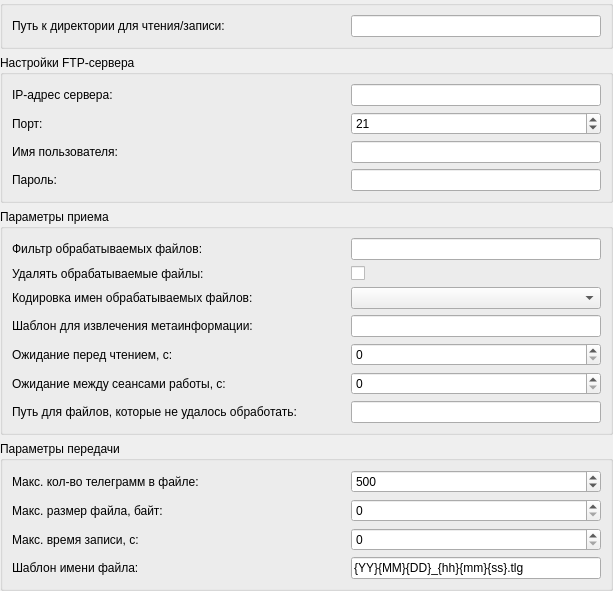
<?xml version="1.0" encoding="UTF-8"?>
<ui version="4.0">
 <class>FtpStreamOptions</class>
 <widget class="QWidget" name="FtpStreamOptions">
  <property name="geometry">
   <rect>
    <x>0</x>
    <y>0</y>
    <width>613</width>
    <height>544</height>
   </rect>
  </property>
  <property name="windowTitle">
   <string>Настройки ftp канала</string>
  </property>
  <layout class="QGridLayout" name="gridLayout_10">
   <property name="margin">
    <number>0</number>
   </property>
   <item row="0" column="0" rowspan="2" colspan="2">
    <layout class="QGridLayout" name="gridLayout_9">
     <item row="1" column="0">
      <widget class="QGroupBox" name="groupBoxFtpSrv">
       <property name="title">
        <string>Настройки FTP-сервера</string>
       </property>
       <layout class="QGridLayout" name="gridLayout_2">
        <item row="0" column="0">
         <layout class="QGridLayout" name="gridLayout">
          <item row="0" column="0">
           <widget class="QLabel" name="textLabel1_2">
            <property name="enabled">
             <bool>true</bool>
            </property>
            <property name="text">
             <string>IP-адрес сервера:</string>
            </property>
            <property name="wordWrap">
             <bool>false</bool>
            </property>
           </widget>
          </item>
          <item row="0" column="1">
           <widget class="QLineEdit" name="hostSrvEdit">
            <property name="enabled">
             <bool>true</bool>
            </property>
            <property name="sizePolicy">
             <sizepolicy hsizetype="Fixed" vsizetype="Fixed">
              <horstretch>0</horstretch>
              <verstretch>0</verstretch>
             </sizepolicy>
            </property>
            <property name="minimumSize">
             <size>
              <width>250</width>
              <height>0</height>
             </size>
            </property>
            <property name="maximumSize">
             <size>
              <width>250</width>
              <height>16777215</height>
             </size>
            </property>
            <property name="text">
             <string/>
            </property>
           </widget>
          </item>
          <item row="1" column="0">
           <widget class="QLabel" name="textLabel2_3">
            <property name="text">
             <string>Порт:</string>
            </property>
            <property name="wordWrap">
             <bool>false</bool>
            </property>
           </widget>
          </item>
          <item row="1" column="1">
           <widget class="QSpinBox" name="portSrvSpinbox">
            <property name="sizePolicy">
             <sizepolicy hsizetype="Fixed" vsizetype="Fixed">
              <horstretch>0</horstretch>
              <verstretch>0</verstretch>
             </sizepolicy>
            </property>
            <property name="minimumSize">
             <size>
              <width>250</width>
              <height>0</height>
             </size>
            </property>
            <property name="maximumSize">
             <size>
              <width>250</width>
              <height>16777215</height>
             </size>
            </property>
            <property name="maximum">
             <number>65536</number>
            </property>
            <property name="value">
             <number>21</number>
            </property>
           </widget>
          </item>
          <item row="2" column="0">
           <widget class="QLabel" name="textLabel3">
            <property name="text">
             <string>Имя пользователя:</string>
            </property>
            <property name="wordWrap">
             <bool>false</bool>
            </property>
           </widget>
          </item>
          <item row="2" column="1">
           <widget class="QLineEdit" name="userSrvEdit">
            <property name="sizePolicy">
             <sizepolicy hsizetype="Fixed" vsizetype="Fixed">
              <horstretch>0</horstretch>
              <verstretch>0</verstretch>
             </sizepolicy>
            </property>
            <property name="minimumSize">
             <size>
              <width>250</width>
              <height>0</height>
             </size>
            </property>
            <property name="maximumSize">
             <size>
              <width>250</width>
              <height>16777215</height>
             </size>
            </property>
           </widget>
          </item>
          <item row="3" column="0">
           <widget class="QLabel" name="textLabel4">
            <property name="text">
             <string>Пароль:</string>
            </property>
            <property name="wordWrap">
             <bool>false</bool>
            </property>
           </widget>
          </item>
          <item row="3" column="1">
           <widget class="QLineEdit" name="passSrvEdit">
            <property name="sizePolicy">
             <sizepolicy hsizetype="Fixed" vsizetype="Fixed">
              <horstretch>0</horstretch>
              <verstretch>0</verstretch>
             </sizepolicy>
            </property>
            <property name="minimumSize">
             <size>
              <width>250</width>
              <height>0</height>
             </size>
            </property>
            <property name="maximumSize">
             <size>
              <width>250</width>
              <height>16777215</height>
             </size>
            </property>
           </widget>
          </item>
         </layout>
        </item>
       </layout>
      </widget>
     </item>
     <item row="0" column="0">
      <widget class="QGroupBox" name="groupBoxFtpGeneral">
       <property name="title">
        <string/>
       </property>
       <layout class="QGridLayout" name="gridLayout_4">
        <item row="0" column="0">
         <layout class="QGridLayout" name="gridLayout_3">
          <item row="0" column="0">
           <widget class="QLabel" name="textLabel1">
            <property name="enabled">
             <bool>true</bool>
            </property>
            <property name="text">
             <string>Путь к директории для чтения/записи:</string>
            </property>
            <property name="wordWrap">
             <bool>false</bool>
            </property>
           </widget>
          </item>
          <item row="0" column="1">
           <widget class="QLineEdit" name="pathIOEdit">
            <property name="enabled">
             <bool>true</bool>
            </property>
            <property name="sizePolicy">
             <sizepolicy hsizetype="Fixed" vsizetype="Fixed">
              <horstretch>0</horstretch>
              <verstretch>0</verstretch>
             </sizepolicy>
            </property>
            <property name="minimumSize">
             <size>
              <width>250</width>
              <height>0</height>
             </size>
            </property>
            <property name="maximumSize">
             <size>
              <width>250</width>
              <height>16777215</height>
             </size>
            </property>
           </widget>
          </item>
         </layout>
        </item>
       </layout>
      </widget>
     </item>
     <item row="2" column="0">
      <widget class="QGroupBox" name="groupBoxFtpReceiver">
       <property name="title">
        <string>Параметры приема</string>
       </property>
       <layout class="QGridLayout" name="gridLayout_6">
        <item row="0" column="0">
         <layout class="QGridLayout" name="gridLayout_5">
          <item row="0" column="0">
           <widget class="QLabel" name="textLabel1_3">
            <property name="enabled">
             <bool>true</bool>
            </property>
            <property name="text">
             <string>Фильтр обрабатываемых файлов:</string>
            </property>
            <property name="wordWrap">
             <bool>false</bool>
            </property>
           </widget>
          </item>
          <item row="0" column="1">
           <widget class="QLineEdit" name="fileTemplEdit">
            <property name="enabled">
             <bool>true</bool>
            </property>
            <property name="sizePolicy">
             <sizepolicy hsizetype="Fixed" vsizetype="Fixed">
              <horstretch>0</horstretch>
              <verstretch>0</verstretch>
             </sizepolicy>
            </property>
            <property name="minimumSize">
             <size>
              <width>250</width>
              <height>0</height>
             </size>
            </property>
            <property name="maximumSize">
             <size>
              <width>250</width>
              <height>16777215</height>
             </size>
            </property>
           </widget>
          </item>
          <item row="1" column="0">
           <widget class="QLabel" name="textLabel1_4">
            <property name="enabled">
             <bool>true</bool>
            </property>
            <property name="text">
             <string>Удалять обрабатываемые файлы:</string>
            </property>
            <property name="wordWrap">
             <bool>false</bool>
            </property>
           </widget>
          </item>
          <item row="1" column="1">
           <widget class="QCheckBox" name="deleteFilesCheck">
            <property name="text">
             <string/>
            </property>
           </widget>
          </item>
          <item row="2" column="0">
           <widget class="QLabel" name="textLabel1_5">
            <property name="enabled">
             <bool>true</bool>
            </property>
            <property name="text">
             <string>Кодировка имен обрабатываемых файлов:</string>
            </property>
            <property name="wordWrap">
             <bool>false</bool>
            </property>
           </widget>
          </item>
          <item row="2" column="1">
           <widget class="QComboBox" name="encodeCombo">
            <property name="sizePolicy">
             <sizepolicy hsizetype="Fixed" vsizetype="Fixed">
              <horstretch>0</horstretch>
              <verstretch>0</verstretch>
             </sizepolicy>
            </property>
            <property name="minimumSize">
             <size>
              <width>250</width>
              <height>0</height>
             </size>
            </property>
            <property name="maximumSize">
             <size>
              <width>250</width>
              <height>16777215</height>
             </size>
            </property>
           </widget>
          </item>
          <item row="3" column="0">
           <widget class="QLabel" name="textLabel1_6">
            <property name="enabled">
             <bool>true</bool>
            </property>
            <property name="text">
             <string>Шаблон для извлечения метаинформации:</string>
            </property>
            <property name="wordWrap">
             <bool>false</bool>
            </property>
           </widget>
          </item>
          <item row="3" column="1">
           <widget class="QLineEdit" name="metaTemplEdit">
            <property name="enabled">
             <bool>true</bool>
            </property>
            <property name="sizePolicy">
             <sizepolicy hsizetype="Fixed" vsizetype="Fixed">
              <horstretch>0</horstretch>
              <verstretch>0</verstretch>
             </sizepolicy>
            </property>
            <property name="minimumSize">
             <size>
              <width>250</width>
              <height>0</height>
             </size>
            </property>
            <property name="maximumSize">
             <size>
              <width>250</width>
              <height>16777215</height>
             </size>
            </property>
           </widget>
          </item>
          <item row="4" column="0">
           <widget class="QLabel" name="textLabel1_7">
            <property name="enabled">
             <bool>true</bool>
            </property>
            <property name="text">
             <string>Ожидание перед чтением, с:</string>
            </property>
            <property name="wordWrap">
             <bool>false</bool>
            </property>
           </widget>
          </item>
          <item row="5" column="0">
           <widget class="QLabel" name="textLabel1_8">
            <property name="enabled">
             <bool>true</bool>
            </property>
            <property name="text">
             <string>Ожидание между сеансами работы, с:</string>
            </property>
            <property name="wordWrap">
             <bool>false</bool>
            </property>
           </widget>
          </item>
          <item row="6" column="0">
           <widget class="QLabel" name="textLabel1_9">
            <property name="enabled">
             <bool>true</bool>
            </property>
            <property name="text">
             <string>Путь для файлов, которые не удалось обработать:</string>
            </property>
            <property name="wordWrap">
             <bool>false</bool>
            </property>
           </widget>
          </item>
          <item row="6" column="1">
           <widget class="QLineEdit" name="unprocPathEdit">
            <property name="enabled">
             <bool>true</bool>
            </property>
            <property name="sizePolicy">
             <sizepolicy hsizetype="Fixed" vsizetype="Fixed">
              <horstretch>0</horstretch>
              <verstretch>0</verstretch>
             </sizepolicy>
            </property>
            <property name="minimumSize">
             <size>
              <width>250</width>
              <height>0</height>
             </size>
            </property>
            <property name="maximumSize">
             <size>
              <width>250</width>
              <height>16777215</height>
             </size>
            </property>
           </widget>
          </item>
          <item row="4" column="1">
           <widget class="QSpinBox" name="waitReadSpinbox">
            <property name="sizePolicy">
             <sizepolicy hsizetype="Fixed" vsizetype="Fixed">
              <horstretch>0</horstretch>
              <verstretch>0</verstretch>
             </sizepolicy>
            </property>
            <property name="minimumSize">
             <size>
              <width>250</width>
              <height>0</height>
             </size>
            </property>
            <property name="maximumSize">
             <size>
              <width>250</width>
              <height>16777215</height>
             </size>
            </property>
            <property name="maximum">
             <number>32767</number>
            </property>
           </widget>
          </item>
          <item row="5" column="1">
           <widget class="QSpinBox" name="timeoutSpinbox">
            <property name="sizePolicy">
             <sizepolicy hsizetype="Fixed" vsizetype="Fixed">
              <horstretch>0</horstretch>
              <verstretch>0</verstretch>
             </sizepolicy>
            </property>
            <property name="minimumSize">
             <size>
              <width>250</width>
              <height>0</height>
             </size>
            </property>
            <property name="maximumSize">
             <size>
              <width>250</width>
              <height>16777215</height>
             </size>
            </property>
            <property name="maximum">
             <number>32767</number>
            </property>
           </widget>
          </item>
         </layout>
        </item>
       </layout>
      </widget>
     </item>
     <item row="3" column="0">
      <widget class="QGroupBox" name="groupBoxFtpSender">
       <property name="title">
        <string>Параметры передачи</string>
       </property>
       <layout class="QGridLayout" name="gridLayout_8">
        <item row="0" column="0">
         <layout class="QGridLayout" name="gridLayout_7">
          <item row="0" column="0">
           <widget class="QLabel" name="textLabel1_10">
            <property name="enabled">
             <bool>true</bool>
            </property>
            <property name="text">
             <string>Макс. кол-во телеграмм в файле:</string>
            </property>
            <property name="wordWrap">
             <bool>false</bool>
            </property>
           </widget>
          </item>
          <item row="1" column="0">
           <widget class="QLabel" name="textLabel1_11">
            <property name="enabled">
             <bool>true</bool>
            </property>
            <property name="text">
             <string>Макс. размер файла, байт:</string>
            </property>
            <property name="wordWrap">
             <bool>false</bool>
            </property>
           </widget>
          </item>
          <item row="2" column="0">
           <widget class="QLabel" name="textLabel1_12">
            <property name="enabled">
             <bool>true</bool>
            </property>
            <property name="text">
             <string>Макс. время записи, с:</string>
            </property>
            <property name="wordWrap">
             <bool>false</bool>
            </property>
           </widget>
          </item>
          <item row="3" column="0">
           <widget class="QLabel" name="textLabel1_13">
            <property name="enabled">
             <bool>true</bool>
            </property>
            <property name="text">
             <string>Шаблон имени файла:</string>
            </property>
            <property name="wordWrap">
             <bool>false</bool>
            </property>
           </widget>
          </item>
          <item row="0" column="1">
           <widget class="QSpinBox" name="limitMsgSpinbox">
            <property name="sizePolicy">
             <sizepolicy hsizetype="Fixed" vsizetype="Fixed">
              <horstretch>0</horstretch>
              <verstretch>0</verstretch>
             </sizepolicy>
            </property>
            <property name="minimumSize">
             <size>
              <width>250</width>
              <height>0</height>
             </size>
            </property>
            <property name="maximumSize">
             <size>
              <width>250</width>
              <height>16777215</height>
             </size>
            </property>
            <property name="maximum">
             <number>32767</number>
            </property>
            <property name="value">
             <number>500</number>
            </property>
           </widget>
          </item>
          <item row="1" column="1">
           <widget class="QSpinBox" name="limitSizeSpinbox">
            <property name="sizePolicy">
             <sizepolicy hsizetype="Fixed" vsizetype="Fixed">
              <horstretch>0</horstretch>
              <verstretch>0</verstretch>
             </sizepolicy>
            </property>
            <property name="minimumSize">
             <size>
              <width>250</width>
              <height>0</height>
             </size>
            </property>
            <property name="maximumSize">
             <size>
              <width>250</width>
              <height>16777215</height>
             </size>
            </property>
            <property name="maximum">
             <number>999999999</number>
            </property>
           </widget>
          </item>
          <item row="2" column="1">
           <widget class="QSpinBox" name="limitTimeSpinbox">
            <property name="sizePolicy">
             <sizepolicy hsizetype="Fixed" vsizetype="Fixed">
              <horstretch>0</horstretch>
              <verstretch>0</verstretch>
             </sizepolicy>
            </property>
            <property name="minimumSize">
             <size>
              <width>250</width>
              <height>0</height>
             </size>
            </property>
            <property name="maximumSize">
             <size>
              <width>250</width>
              <height>16777215</height>
             </size>
            </property>
            <property name="maximum">
             <number>32767</number>
            </property>
           </widget>
          </item>
          <item row="3" column="1">
           <widget class="QLineEdit" name="maskEdit">
            <property name="enabled">
             <bool>true</bool>
            </property>
            <property name="sizePolicy">
             <sizepolicy hsizetype="Fixed" vsizetype="Fixed">
              <horstretch>0</horstretch>
              <verstretch>0</verstretch>
             </sizepolicy>
            </property>
            <property name="minimumSize">
             <size>
              <width>250</width>
              <height>0</height>
             </size>
            </property>
            <property name="maximumSize">
             <size>
              <width>250</width>
              <height>16777215</height>
             </size>
            </property>
            <property name="text">
             <string>{YY}{MM}{DD}_{hh}{mm}{ss}.tlg</string>
            </property>
           </widget>
          </item>
         </layout>
        </item>
       </layout>
      </widget>
     </item>
    </layout>
   </item>
  </layout>
 </widget>
 <resources/>
 <connections/>
</ui>
